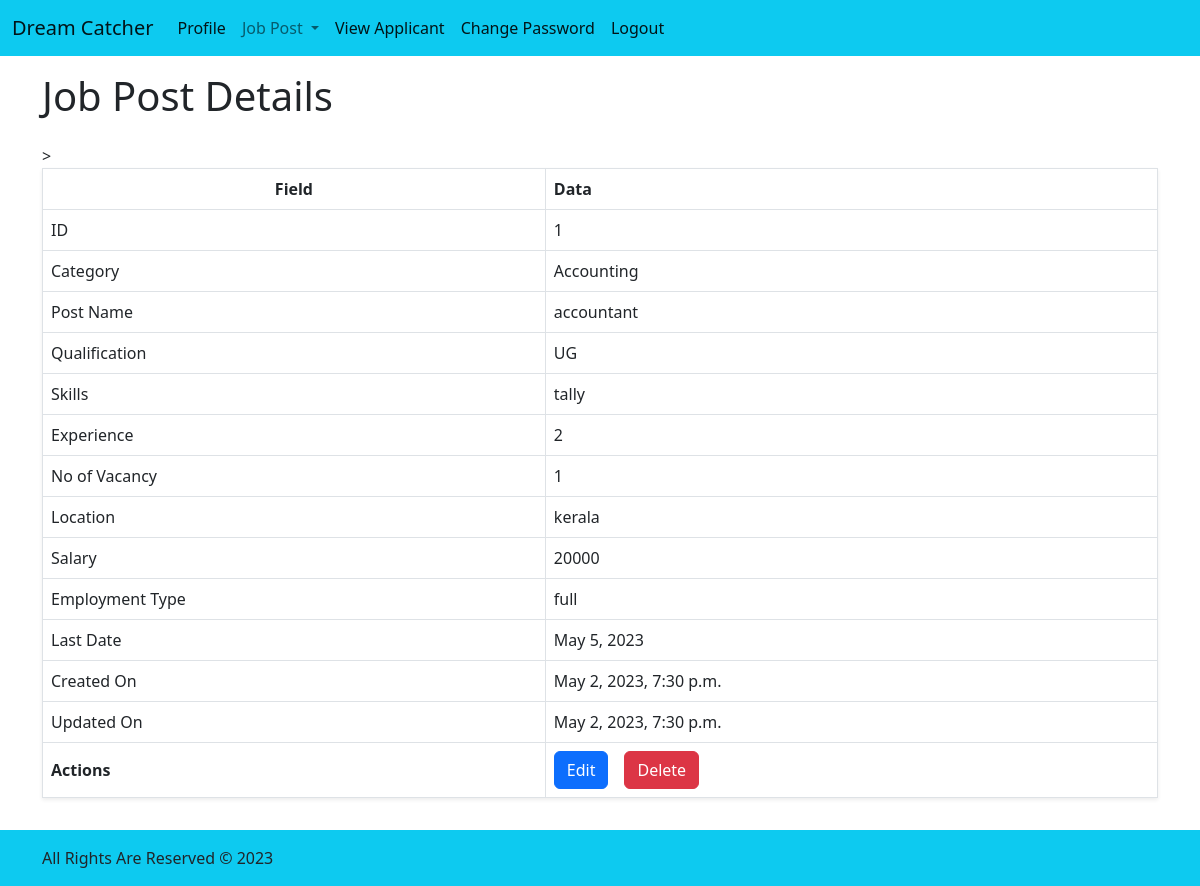
Page /jobposts/1/detail/ on the earlier database version.
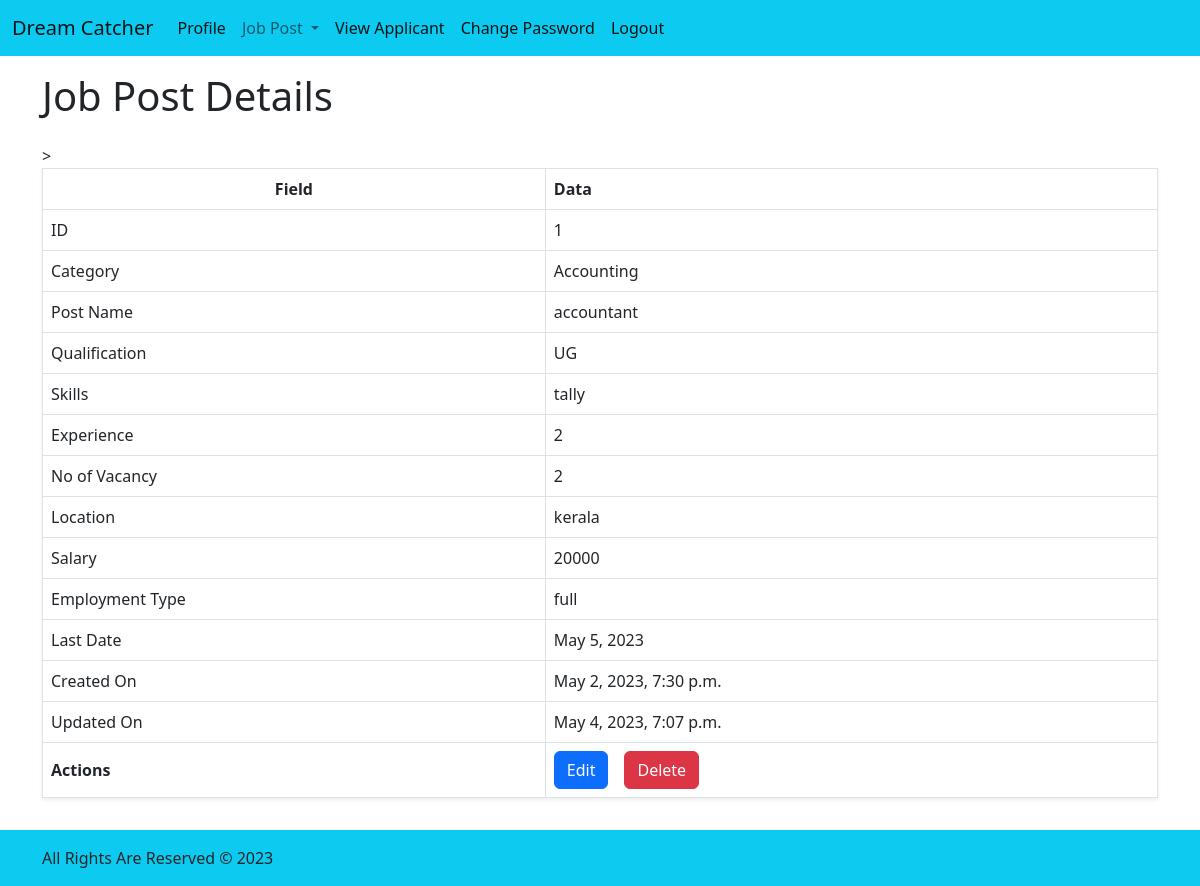
Same page on the later database version.
### core/models.py (models this page shows, shortened)
class JobPostModel(models.Model):
    class CatChoices(models.TextChoices):
        Accounting = "Accounting","Accounting"
        administrative_assistant = "admini","Administrative Assistant"
        architect = "architect","Architect"
        computer_programmer = "cp","Computer Programmer"
        Construction = "con","Construction"
        Customer_service = "cs","Ustomer Service"
        dbadministrator = "dbadmini","Database Administrator"
        HR = "hr","Human Resources"
        marketing = "marketing","Marketing"
        retail = "retail","Retail"
        sales ="sales","Sales"
    class QualificationChoices(models.TextChoices):
        Phd = "phd","PhD"
        PG = "PG","Post Graduate"
        UG = "UG","Under Graduate"
        Diploma ="Dip","Diploma"
        X ="X","SSLC"
    class EmploymentTypeChoices(models.TextChoices):
        Full_time = "full","Full Time"
        Part_time= "part","Part Time"
    category  = models.CharField(max_length=64,choices=CatChoices.choices)
    post_name = models.CharField(max_length=64)
    qualification = models.CharField(max_length=64,choices=QualificationChoices.choices)
    skills = models.TextField(max_length=60)
    experience = models.IntegerField()
    no_of_vacancy = models.IntegerField()
    location = models.CharField(max_length=255)
    salary = models.IntegerField()
    employment_type = models.CharField(max_length=64,choices=EmploymentTypeChoices.choices)
    last_date = models.DateField()
    created_on = models.DateTimeField(auto_now_add=True)
    updated_on = models.DateTimeField(auto_now=True)

### core/views.py (the view)
# urls.py: path("jobposts/<int:pk>/detail/", views.JobpostDetailView.as_view(), name="jobpost_detail"),
class JobpostDetailView(views.DetailView):
        template_name = "core/jobpost/jobpost_detail.html"
        model = models.JobPostModel
        context_object_name = "jobpost"

### templates/core/jobpost/jobpost_detail.html
{% extends 'base_e.html' %} {% block content %}
<div class="container-lg d-flex flex-column gap-3 py-3">
  <div class="row">
    <div class="col">
      <h1>Job Post Details</h1>
    </div>
  </div>
  <div class="row">
    <div class="col">
      <table class="table table-bordered align-middle shadow-sm">
        <thead>
          <tr>
            <th class="text-center">Field</th>
            <th>Data</th>
          </tr>
        </thead>
        <tbody>
          <tr>
            <td>ID</td>
            <td>{{jobpost.id}}</td>
          </tr>
          <tr>
            <td>Category</td>
            <td>{{jobpost.category}}</td>
          </tr>
          <tr>
            <td>Post Name</td>
            <td>{{jobpost.post_name}}</td>
          </tr>
          <tr>
            <td>Qualification</td>
            <td>{{jobpost.qualification}}</td>
          </tr>
          <tr>
            <td>Skills</td>
            <td>{{jobpost.skills}}</td>
          </tr>
          <tr>
            <td>Experience</td>
            <td>{{jobpost.experience}}</td>
          </tr>
          <tr>
          <tr>
            <td>No of Vacancy</td>
            <td>{{jobpost.no_of_vacancy}}</td>
          </tr>
          <tr>
            <td>Location</td>
            <td>{{jobpost.location}}</td>
          </tr>
          <tr>
            <td>Salary</td>>
            <td>{{jobpost.salary}}</td>
          </tr>
          <tr>
            <td>Employment Type</td>
            <td>{{jobpost.employment_type}}</td>
            </tr>
            <tr>
                <td>Last Date</td>
                <td>{{jobpost.last_date}}</td>
            </tr>
          <tr>
            <td>Created On</td>
            <td>{{jobpost.created_on}}</td>
          </tr>
          <tr>
            <td>Updated On</td>
            <td>{{jobpost.updated_on}}</td>
          </tr>
          <tr>
            <th>Actions</th>
            <td>
              <div class="d-flex gap-3 flex-wrap">
                <a
                  href="{% url 'core:jobpost_update' jobpost.id %}"
                  class="btn btn-primary"
                  >Edit</a
                >
                <a
                  href="{% url 'core:jobpost_delete' jobpost.id %}"
                  class="btn btn-danger"
                  >Delete</a
                >
              </div>
            </td>
          </tr>
        </tbody>
      </table>
    </div>
  </div>
</div>
{% endblock %}

### templates/base_e.html (shortened to what this page needs)
{% load static %}
<!DOCTYPE html>
<html lang="en">
<head>
    <link rel="stylesheet" href="{% static 'bootstrap-5.2.3-dist/css/bootstrap.css' %}">
    <link rel ="stylesheet" href="{% static 'css/style.css' %}" />
</head>
<body>
    {% include "partials/navbar_e.html" %}
    {% block content %}{% endblock content %}
    {% include "partials/footer.html" %}
</body>
</html>

### templates/partials/navbar_e.html (shortened to what this page needs)
<nav class="navbar navbar-expand-lg bg-info">
    <div class="container-fluid">
      <a class="navbar-brand" href="#">Dream Catcher</a>
      <div class="collapse navbar-collapse" id="navbarNavAltMarkup">
        <div class="navbar-nav">
          <a class="nav-link active" aria-current="page" href="{% url 'accounts:profile' %}">Profile</a>
          <li class="nav-item dropdown">
            <a
              class="nav-link dropdown-toggle"
              href="#"
              role="button"
              data-bs-toggle="dropdown"
              aria-expanded="false"
            >
              Job Post
            </a>
          </li>
          <a class="nav-link active" aria-current="page" href="{% url 'accounts:signup' %}">View Applicant</a>
          <a class="nav-link active" aria-current="page" href="{% url 'accounts:password_change' %}">Change Password</a>
          <a class="nav-link active" aria-current="page" href="{% url 'accounts:logout' %}">Logout</a>
          <a class="nav-link" href="#"></a>
          <a class="nav-link" href="#"></a>
          <a class="nav-link disabled"></a>
        </div>
      </div>
    </div>
  </nav>

### templates/partials/footer.html (shortened to what this page needs)
<footer class="bg-info mt-3">
    <div class="container-lg">
      <div class="row row-cols-3 g-3">
      </div>
      <div class="row">
        <div class="col">
          <p>All Rights Are Reserved &copy; 2023</p>
        </div>
      </div>
    </div>
  </footer>

Differences in the rows shown:
changed JobPostModel "Accounting": no_of_vacancy "1" → "2"; updated_on "May 2, 2023, 7:30 p.m." → "May 4, 2023, 7:07 p.m."
